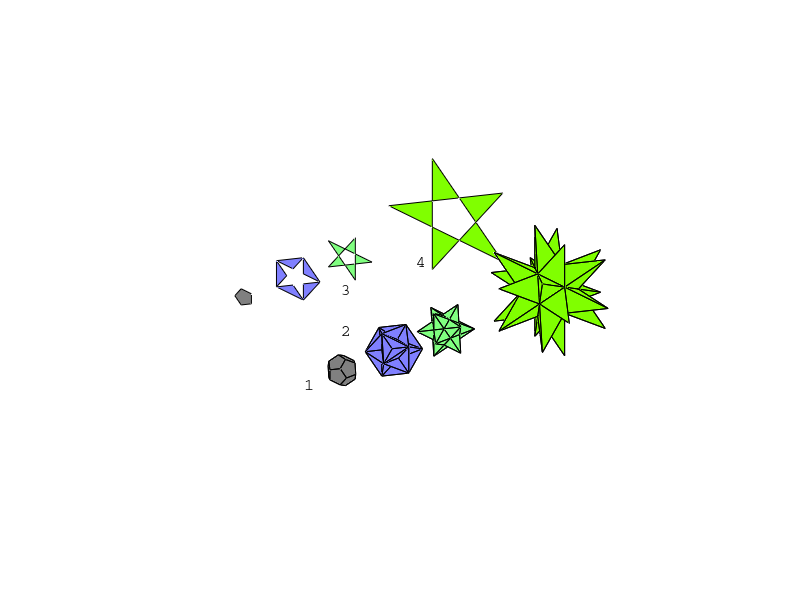

The MATLAB script that drew this image:
%dodecahedron 2 sc
phi=(1+sqrt(5))/2;
dVert=[1 1 1
    1 1 -1
    1 -1 1
    1 -1 -1
    -1 1 1
    -1 1 -1
    -1 -1 1
    -1 -1 -1
    0 1/phi phi
    0 1/phi -phi
    0 -1/phi phi
    0 -1/phi -phi
    1/phi phi 0
    1/phi -phi 0
    -1/phi phi 0
    -1/phi -phi 0
    phi 0 1/phi
    phi 0 -1/phi
    -phi 0 1/phi
    -phi 0 -1/phi];

dFace=[1 13 2 18 17;
    1 9 5 15 13;
    13 15 6 10 2;
    2 10 12 4 18;
    18 17 3 14 4;
    1 9 11 3 17;
    5 9 11 7 19;
    15 5 19 20 6;
    6 20 8 12 10;
    20 19 7 16 8;
    8 12 4 14 16;
    11 7 16 14 3];


load greatDodeca
gdVert=stellatedVert;
gdFace=stellatedFace;

load greatStellatedDodeca
gsdVert=stellatedVert;
gsdFace=stellatedFace;

load smallStellatedDodeca
ssdVert=stellatedVert;
ssdFace=stellatedFace;

patch('faces',dFace,'vertices',dVert,'facecolor',[0.5 0.5 0.5]);
dVert(:,2)=dVert(:,2)+18;
patch('faces',dFace(1,:),'vertices',dVert,'facecolor',[0.5 0.5 0.5]);

gdVert(:,1)=gdVert(:,1)+7;
patch('faces',gdFace,'vertices',gdVert,'facecolor',[0.5 0.5 1]);
gdVert(:,2)=gdVert(:,2)+18;
patch('faces',gdFace(1:5,:),'vertices',gdVert,'facecolor',[0.5 0.5 1]);

ssdVert(:,1)=ssdVert(:,1)+14;
patch('faces',ssdFace,'vertices',ssdVert,'facecolor',[0.5 1 0.5]);
ssdVert(:,2)=ssdVert(:,2)+18;
patch('faces',ssdFace(1:5,:),'vertices',ssdVert,'facecolor',[0.5 1 0.5]);

gsdVert(:,1)=gsdVert(:,1)+28;
patch('faces',gsdFace,'vertices',gsdVert,'facecolor',[0.5 1 0]);
gsdVert(:,2)=gsdVert(:,2)+18;
patch('faces',gsdFace(1:5,:),'vertices',gsdVert,'facecolor',[0.5 1 0]);

text(-5,0,0,'1','fontsize',12,'FontName','Courier');
text(0,0,5,'2','fontsize',12,'FontName','Courier');
text(0,0,10,'3','fontsize',12,'FontName','Courier');
text(10,0,10,'4','fontsize',12,'FontName','Courier');

%text(-5,-5,0,'1.Dodecahedron','fontsize',15,'FontName','Courier');
%text(0,0,-5,'2.Great Dodecahedron','fontsize',15,'FontName','Courier');
%text(0,10,10,'3.Small Stellated Dodecahderon','fontsize',15,'FontName','Courier');
%text(0,-5,10,'4.Great Stellated Dodecahderon','fontsize',15,'FontName','Courier');

axis equal off
view(3)
